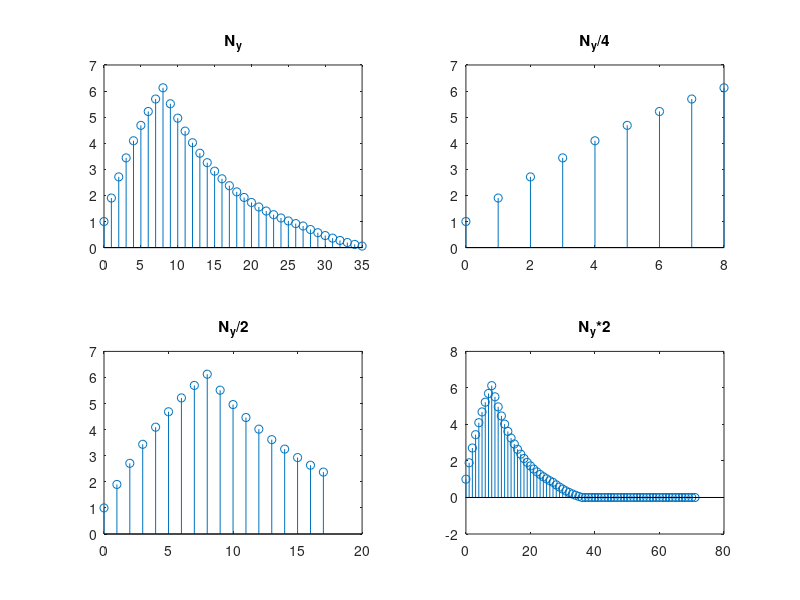

The MATLAB source for this figure:
close all

N_x = 28;
N_h = 9;
N_y = N_x + N_h - 1;

n = 0 : 1 : N_x - 1;

x_n = 0.9.^n;
h = ones(1, N_h);

y_n = conv(x_n,h);

Yfft = fft(y_n,N_y);
y = ifft(Yfft,N_y);
n = 0 : N_y-1;

Yfft_div4 = fft(y_n,N_y/4);
y_div4 = ifft(Yfft_div4,N_y/4);
nd4 = 0 : N_y/4-1;

Yfft_div2 = fft(y_n,N_y/2);
y_div2 = ifft(Yfft_div2,N_y/2);
nd2 = 0 : N_y/2-1;

Yfft_mul2 = fft(y_n,N_y*2);
y_mul2 = ifft(Yfft_mul2,N_y*2);
nm2 = 0 : N_y*2-1;

subplot(2,2,1);
stem(n,y_n);
title('N_y');

subplot(2,2,2);
stem(nd4,y_div4);
title('N_y/4');

subplot(2,2,3);
stem(nd2,y_div2);
title('N_y/2');

subplot(2,2,4);
stem(nm2,y_mul2);
title('N_y*2');


